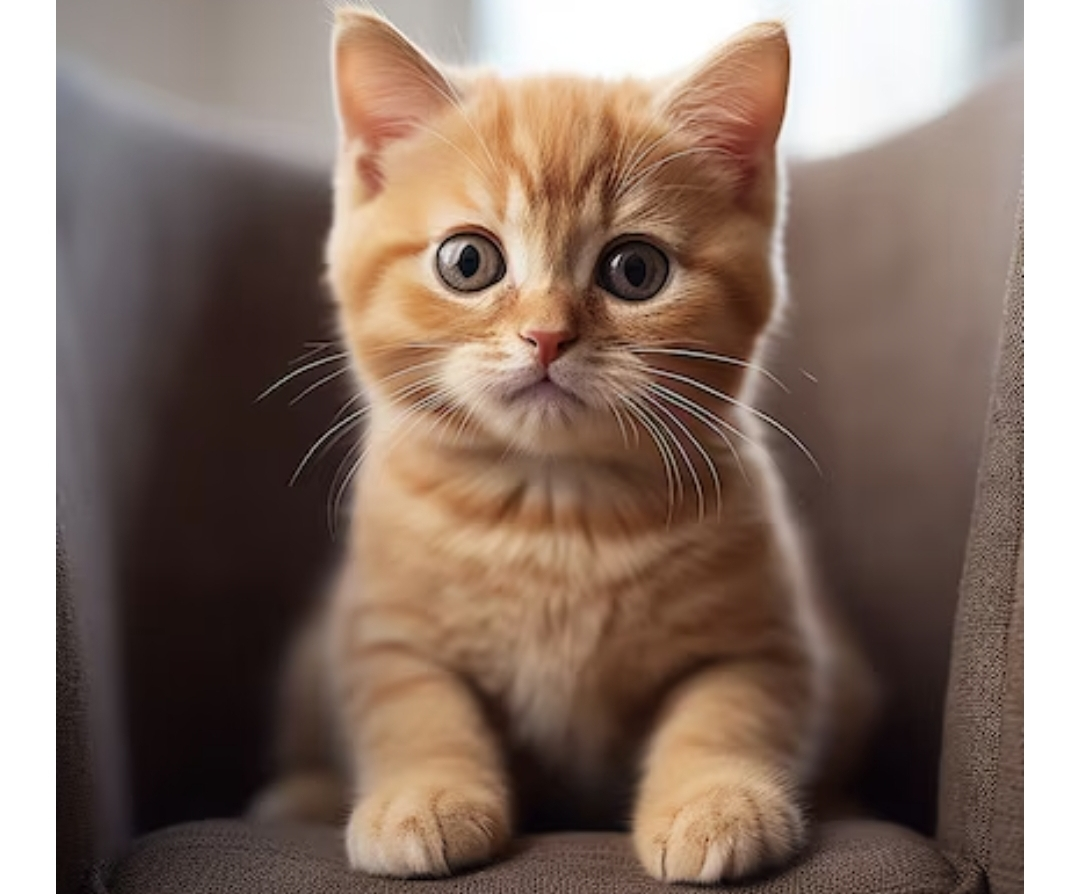
#> input picture kucing.jpg, 1080 x 894 px, found by its file name; the run also reads 1 picture not shown here
$ python tugaspcd12.py
#> lines starting #> are read from the running program, lines starting #| are printed output that depends on the picture; after the words box and inside, x2 and y2 are one past the last pixel; in counts of white or black regions, pixels touching at a corner belong together
# -*- coding: utf-8 -*-
"""TugasPCD12.ipynb

Automatically generated by Colab.

Original file is located at
    https://colab.research.google.com/drive/1dNV7xpOVBD6Yp1pgcktR33hJh80_t4t7
"""

import imageio as img
import numpy as np
import matplotlib.pyplot as plt

def localThres(image, block_size,c):
    imgPad  = np.pad(image,pad_width=1,mode='constant', constant_values=0)
    threshold   = np.zeros_like(image)

    for i in range(image.shape[0]):
        for j in range(image.shape[1]):
            local_area = imgPad[i:i+block_size,j:j+block_size]
            local_mean = np.mean(local_area)
            threshold[i,j] = 255 if image[i][j] > (local_mean - c) else 0
    return threshold

image1 = img.imread('/content/kucing.jpg',mode='F')
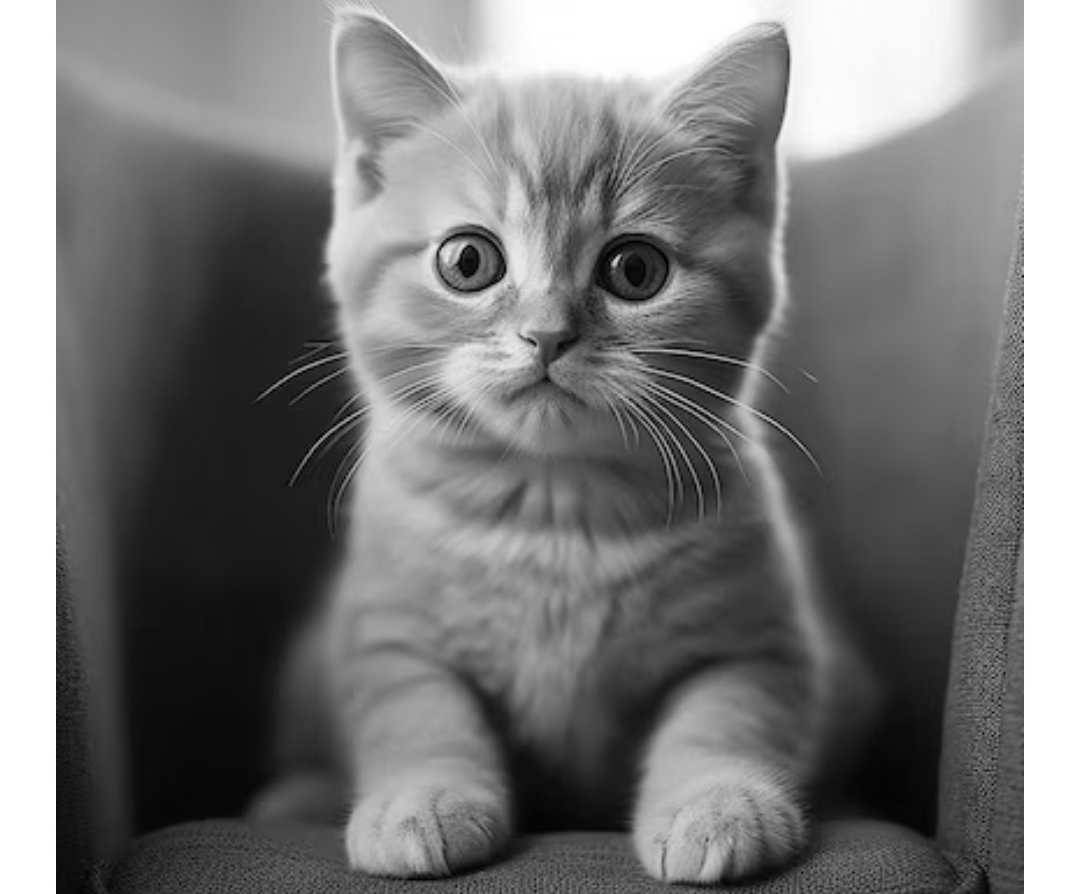
#> image1: shape (894, 1080) float32; min 1.5, max 255, mean 122.2
image2 = img.imread('/content/kucing1.jpg')

thres = localThres(image1,15,10)
#> in localThres, `imgPad  = np.pad(image,pad_width=1,mode='constant', constant_values=0)`:
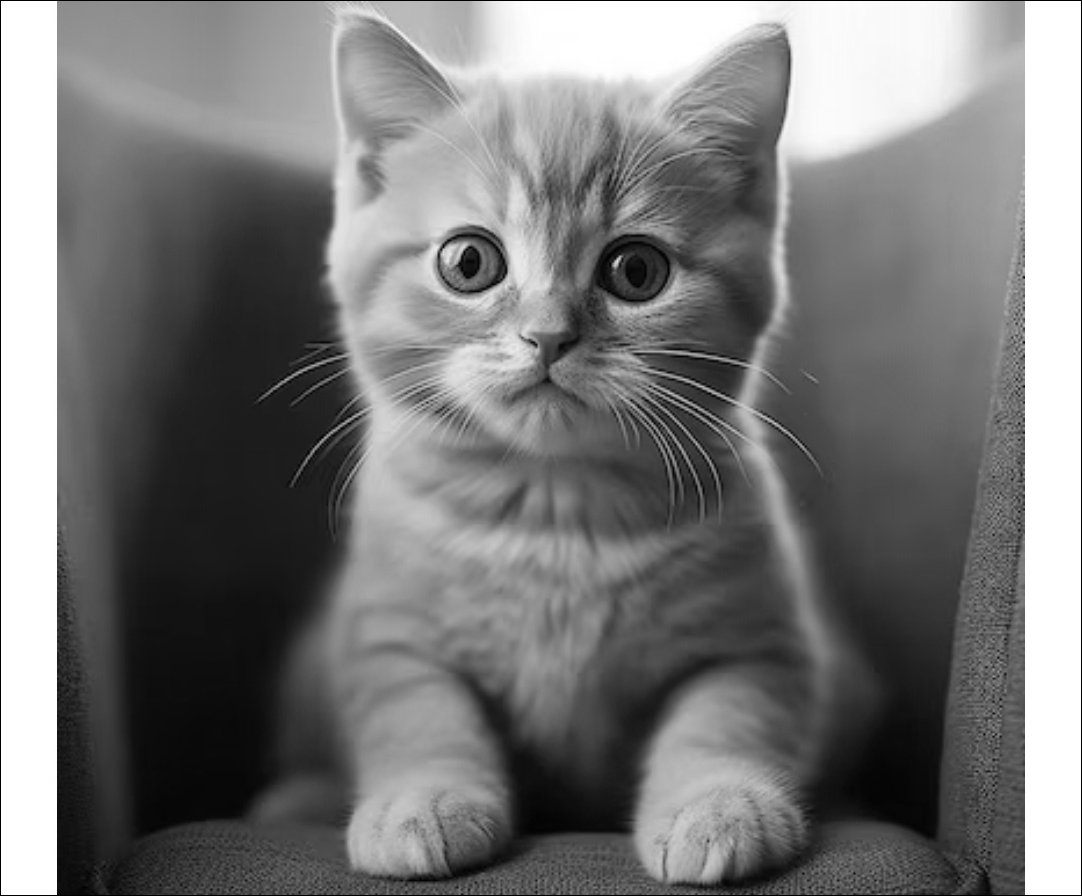
#> imgPad: shape (896, 1082) float32; min 0, max 255, mean 121.7
#> after the loop in localThres, `for i in range(image.shape[0]):`:
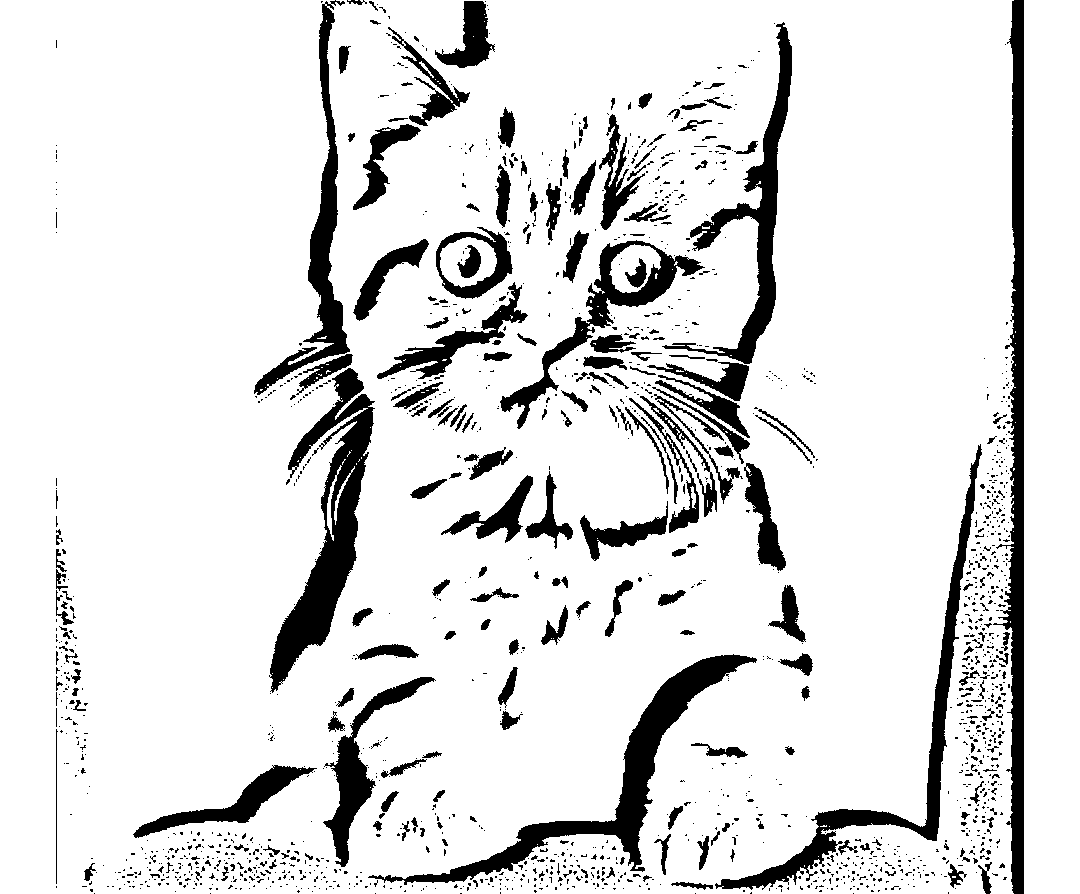
#> threshold: shape (894, 1080) float32; 87.7% white; 1667 black regions (1429 under 20 px), largest, box (x1, y1, x2, y2) and area: (993, 0, 1024, 894) 11015, (269, 368, 375, 693) 10880, (368, 654, 757, 885) 10071
mask = (thres==255).astype(np.uint8)
segmented = image2 * mask[:,:,np.newaxis]
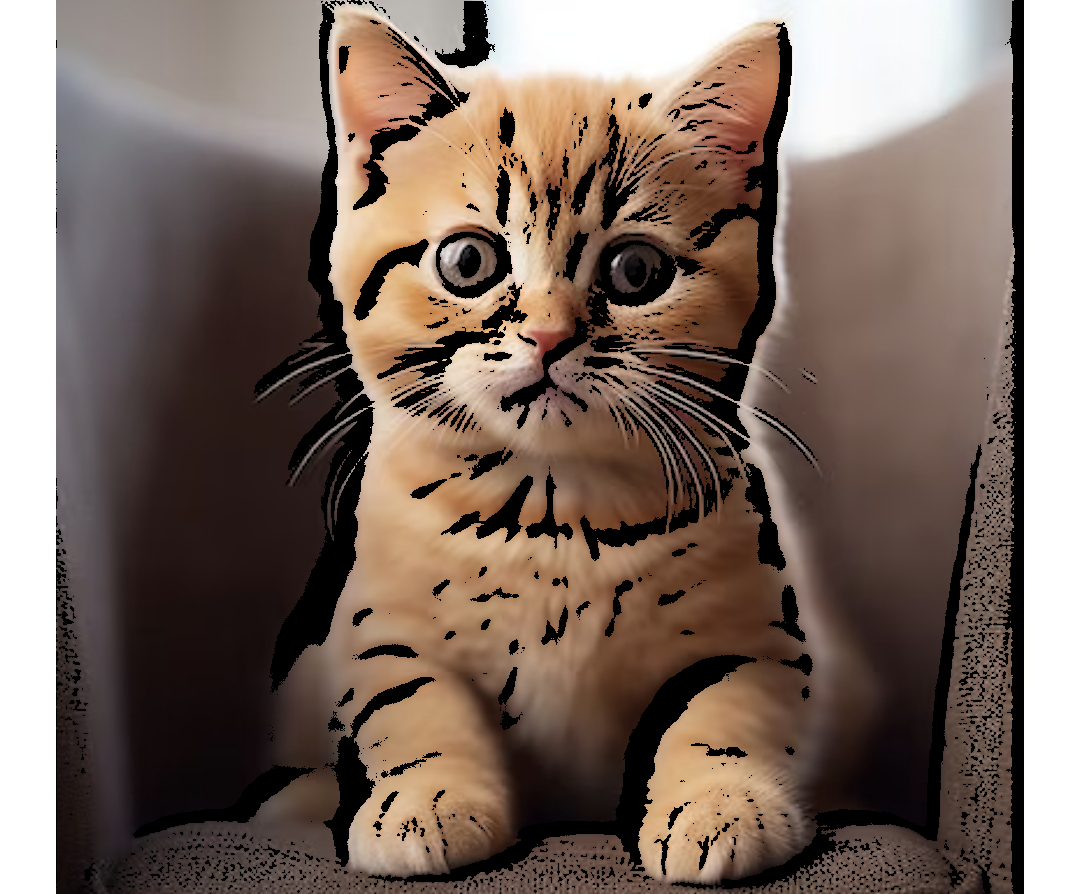
#> segmented: shape (894, 1080, 3); mean R, G, B 124.4, 107.5, 97.8

plt.figure(figsize=(15,5))

plt.subplot(1,3,1)
plt.imshow(image2)

plt.subplot(1,3,2)
plt.imshow(thres,cmap='gray')

plt.subplot(1,3,3)
plt.imshow(segmented)

plt.imshow(segmented,cmap='gray')
plt.imshow(image1)
